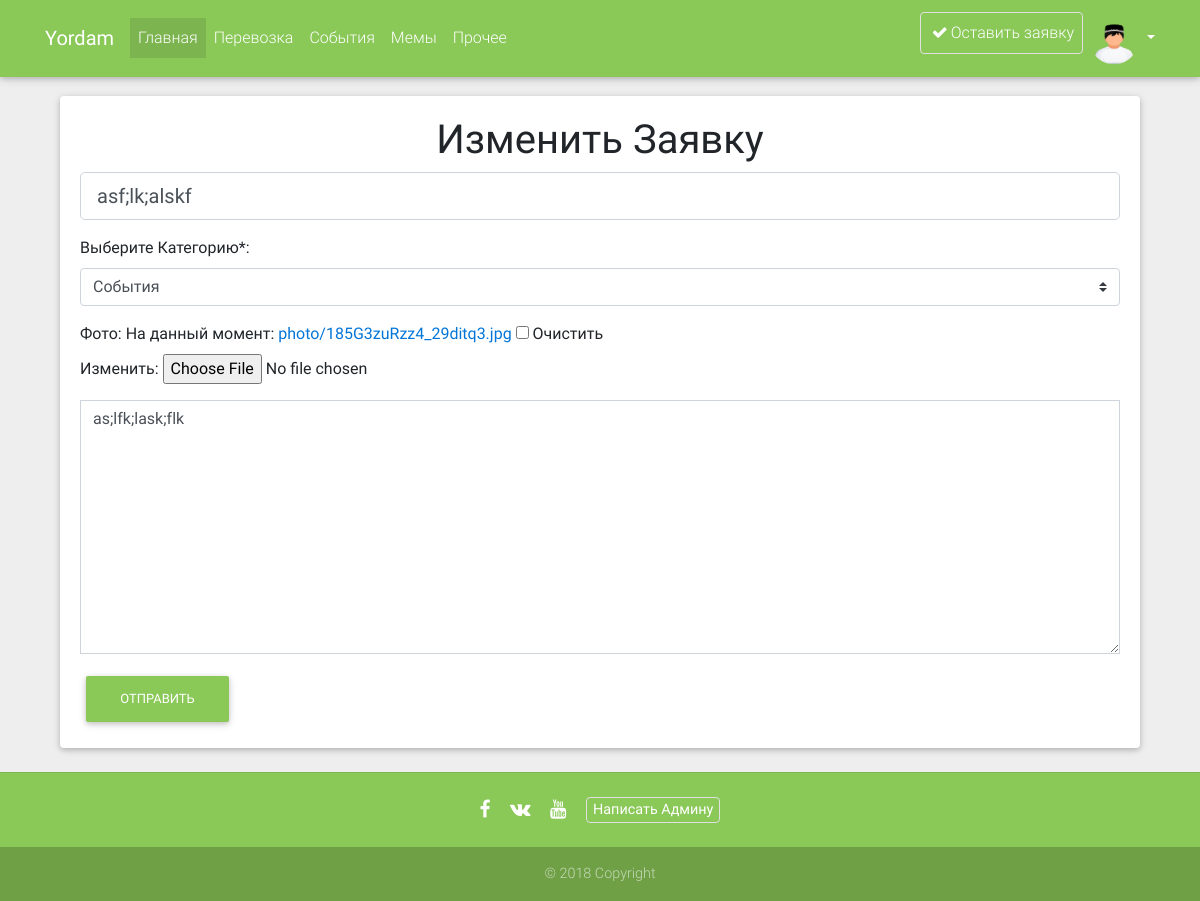
/post/20/edit/ (signed in), run on the app's committed database.
### post/models.py (models this page shows, shortened)
class Post(models.Model):
    class Meta:
        db_table = "Post"
    post_title = models.CharField("Заголовок", max_length=100)
    post_section = models.ForeignKey(Section, related_name="Категория", on_delete=models.CASCADE, )
    post_author = models.ForeignKey(User, related_name="Автор", on_delete=models.CASCADE, )
    post_date = models.DateTimeField('Дата публикации', default=timezone.now)
    post_content = models.TextField("Ваша Заявка")
    post_photo = models.ImageField("Фото", upload_to='photo', blank=True)
    post_status = models.IntegerField("Статус")
    post_visits = models.IntegerField("Количество Посещений", default=0)
    post_likes = models.IntegerField("Лайки", default=0)

### post/views.py (the view)
# urls.py: path(r'<int:pk>/edit/', post_edit, name='post_edit'),
def post_edit(request, pk):
    post = get_object_or_404(Post, pk=pk)
    if request.method == "POST":
        form = PostForm(request.POST, instance=post)
        if form.is_valid():
            post = form.save(commit=False)
            post.post_date = timezone.now()
            post.save()
            return redirect('post:post_detail', post.pk)
    else:
        form = PostForm(instance=post)
    return render(request, 'edit.html', {'form': form})

### post/forms.py
class PostForm(forms.ModelForm):
    def __init__(self, *args, **kwargs):
        super(PostForm, self).__init__(*args, **kwargs)
        self.fields['post_title'].widget.attrs = {'class': 'form-control form-control-lg',
                                                     'placeholder': "Заголовок*"}
        self.fields['post_title'].label = ''
        self.fields['post_section'].widget.attrs = {'class': 'custom-select'}
        self.fields['post_section'].label = 'Выберите Категорию*'
        self.fields['post_content'].widget.attrs = {'class': 'form-control rounded-0', 'rows': "10",
                                               'placeholder': "Ваша Заявка*"}
        self.fields['post_content'].label = ''
    class Meta:
        model = Post
        fields = ['post_title', 'post_section', 'post_photo', 'post_content']

### post/models.py (called while the page is built)
    def __str__(self):
        return self.section_title

### post/templates/edit.html (shortened to what this page needs)
{% extends 'base.html' %}
{% block content %}
        <div class="container">
        <div class="card">
            <div class="card-body">
        <h1 align="center">Изменить Заявку</h1>
        <form action="" method="post">
            {{ form.as_p}}
            <button type="submit" class="btn success-color"> Отправить </button>
        </form>
        </div>
        </div>
        </div>
{% endblock content %}

### data on the page
Post: post_title "asf;lk;alskf", post_section "События", post_content "as;lfk;lask;flk"
